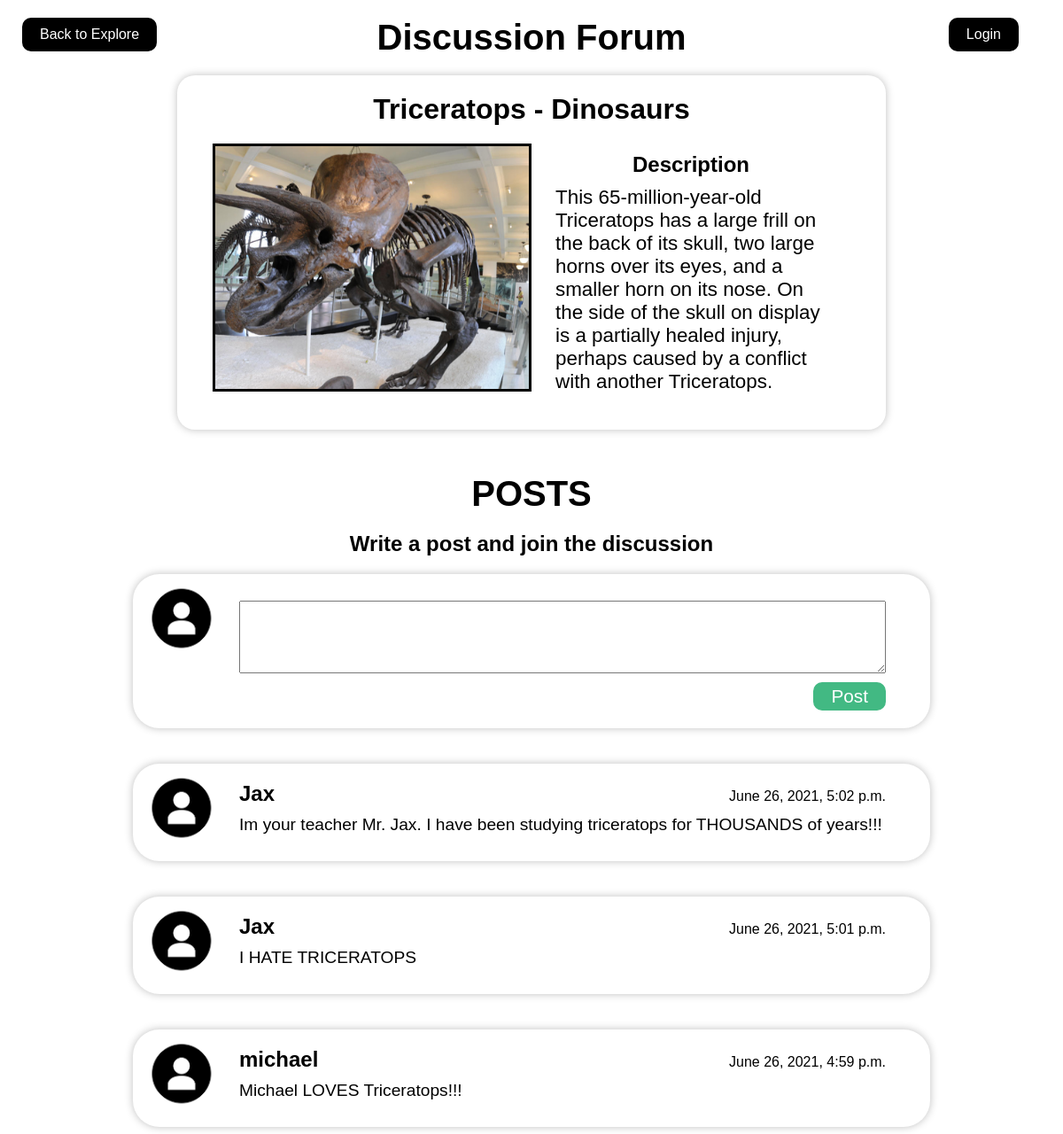
Page /discussion/7 on the earlier database version.
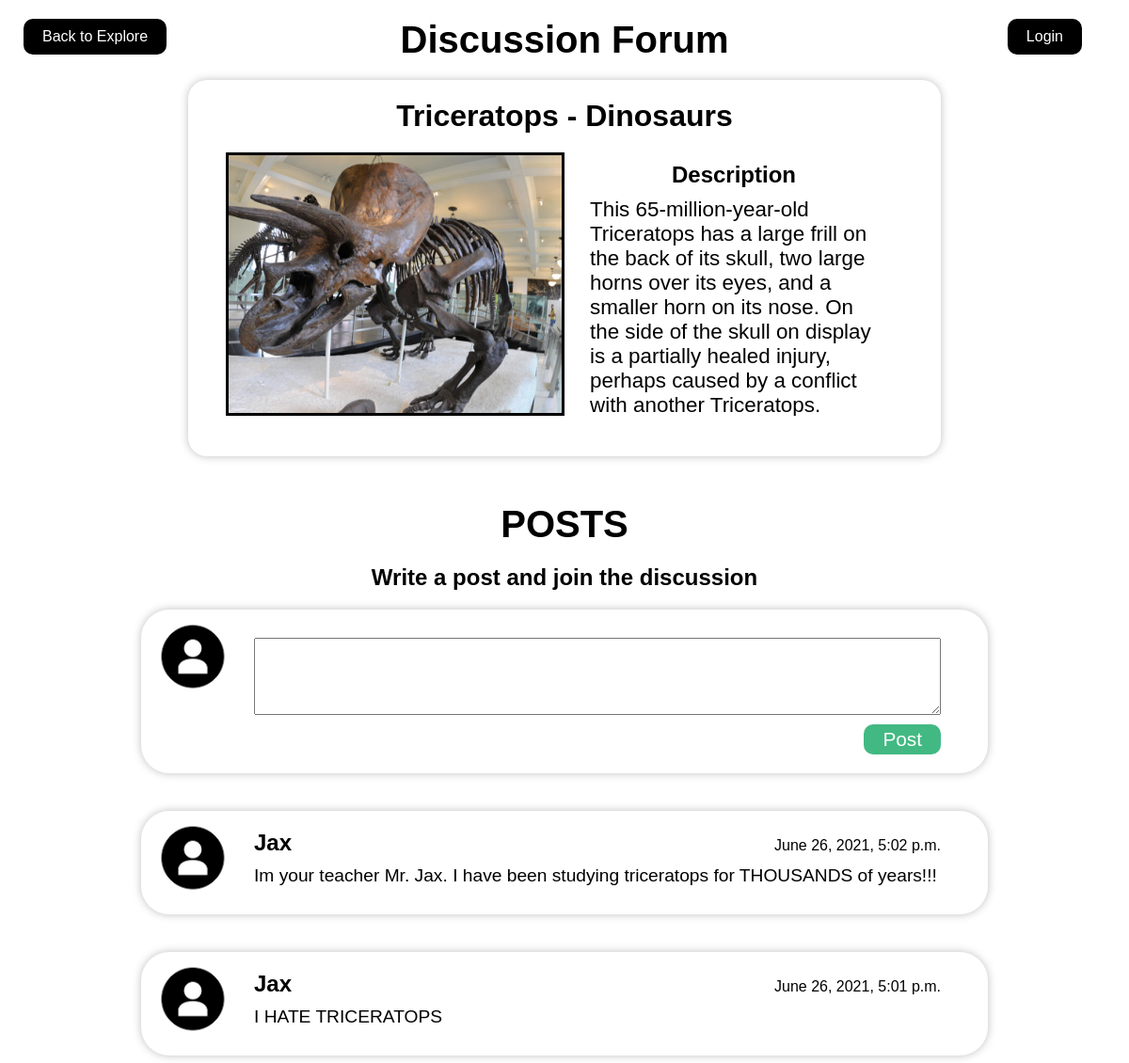
Same page on the later database version.
### backend/models.py (models this page shows, shortened)
class DiscussionPost(models.Model):
    item = models.ForeignKey(Item, on_delete=models.CASCADE)
    user = models.ForeignKey(User, on_delete=models.CASCADE)
    time = models.DateTimeField(auto_now=True)
    post = models.TextField(null=True, blank=True)
    class Meta:
        ordering = ['-time']
    def __str__(self):
        return f'{self.post}. BY {self.user.name}. POSTED ON {self.time.month}/{self.time.day} TO {self.item.name}'

class User(models.Model):
    username = models.CharField(max_length=64, unique=True)
    password = models.CharField(max_length=64)
    name = models.CharField(max_length=64)
    items = models.ManyToManyField(Item, blank=True)

### backend/views.py (the view, shortened to what this page needs)
# urls.py: path('discussion', views.discussion, name="discussion"),
def discussion(request, item_pk=2):
    if request.method == 'GET':
        dps = DiscussionPost.objects.filter(item=Item.objects.get(id=item_pk))
        print(dps)
        item = Item.objects.get(id=item_pk)
        data = {"posts":dps, "item":item, "loggedIn": False}
        if "username" in request.session:
            loggedIn = True
            user = User.objects.get(username=request.session["username"])
            data.update({"loggedIn": loggedIn, "user": user})
        return render(request, "discussion.html", data)

### backend/templates/discussion.html (shortened to what this page needs)
<!DOCTYPE html>
<html>
    <head>
        <link rel="stylesheet" href="../static/style.css">
        <h1 class="title-discussion">Discussion Forum</h1>
    </head>
    <body>
        <a class="back-button" style="" href="../../explore">Back to Explore</a>
        <a class="back-discuss">Login</a>
        <main class="artifact" style="height: 50%; width: 800px;">
            <h1>{{ item.name }} - {{ item.category }}</h1>
            <div style="height: 20px;"></div>
            <div class="artifact__content">
                <div style="background-image: url({{ item.img.url }});" class="img"></div>
                <div class="text">
                    <h3>Description</h3>
                    <p>{{ item.description | linebreaksbr }}</p>
                </div>
            </div>
            <div style="height: 20px;"></div>
        </main>
        <div style="height: 30px;"></div>
        <h1 style="text-align: center; margin: auto;font-size: 2.5rem; padding: 20px 0px;">POSTS</h1>
        <h3 style="font-size: 1.5rem; text-align: center; margin:auto;">Write a post and join the discussion</h3>
        <div style="height: 20px;"></div>
        <form class="discussion" method="POST">
            <img src="../static/images/usericon.png" alt="">
            <div class="discussion__text">
                <textarea id="textarea" name="textarea" rows="4" cols="50"></textarea>
                <button type="submit">Post</button>
            </div>
        </form>
        <div style="height: 40px;"></div>
        {% for item in posts %}
            <section class="discussion">
                <img src="../static/images/usericon.png" alt="">
                <div class="discussion__text">
                    <header>
                        <h3>{{ item.user.name }}</h3>
                        <h4>{{ item.time }}</h4>
                    </header>
                    <p>{{ item.post }}</p>
                </div>
            </section>
            <div style="height: 40px;"></div>
        {% endfor %}
    </body>
</html>

Differences in the rows shown:
removed DiscussionPost: user.name "michael", time "June 26, 2021, 4:59 p.m.", post "Michael LOVES Triceratops!!!"
